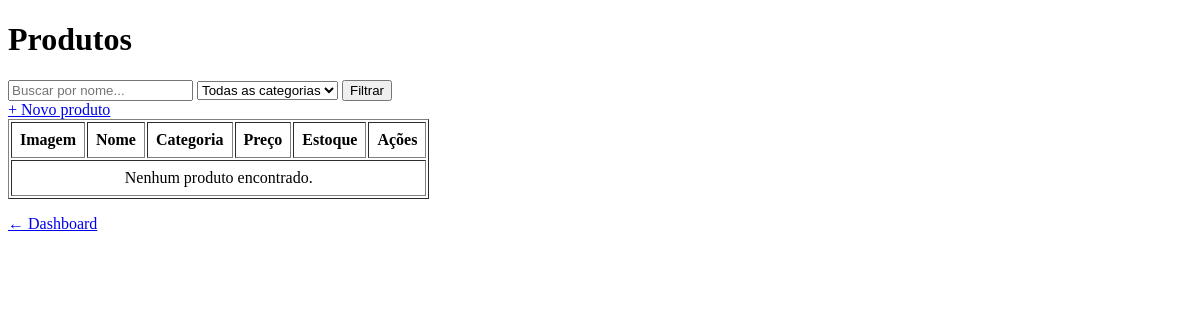
The app's page /produtos/ (signed in), older data.
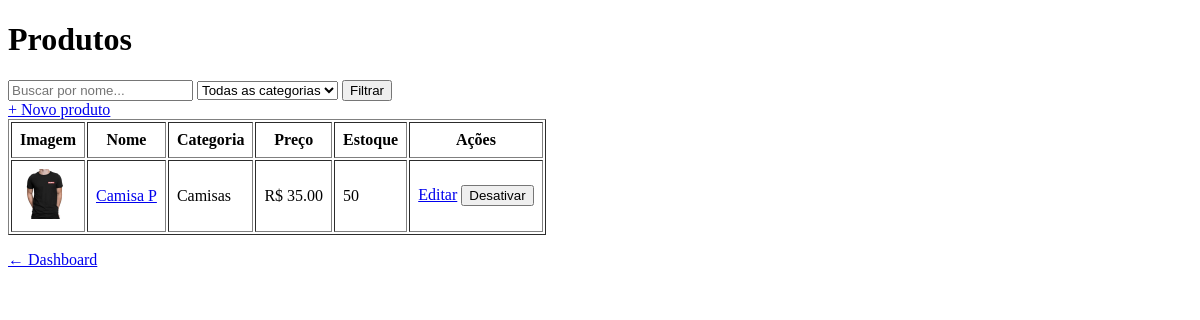
The same page, newer data.
### app/models/produto.py (models this page shows, shortened)
class Produto(Base):
    __tablename__ = "produtos"
    id = Column(Integer, primary_key=True, autoincrement=True, index=True)
    nome = Column(String(150), nullable=False, index=True)
    preco = Column(Float, nullable=False, default=0.0)
    estoque_atual = Column(Integer, nullable=False, default=0)
    ativo = Column(Boolean, default=True)
    imagem_path = Column(String(255), nullable=True)
    categoria_id = Column(Integer, ForeignKey("categorias.id", ondelete="SET NULL"), nullable=True )
    categoria = relationship("Categoria", back_populates="produtos")

### app/models/categoria.py (models this page shows)
class Categoria(Base):
    __tablename__ = "categorias"
    id = Column(Integer, primary_key=True, autoincrement=True, index=True)
    nome = Column(String(100), nullable=False, unique=True)
    ativo = Column(Boolean, default=True)
    produtos = relationship("Produto", back_populates="categoria", lazy="select")

### app/controllers/produto_controller.py (the view)
@router.get("/")
def listar_produtos(
    request: Request,
    busca: str = "",
    categoria_id: int = 0,       # 0 = todas as categorias
    db: Session = Depends(get_db),
    usuario = Depends(get_usuario_logado)
):
    query = db.query(Produto).filter(Produto.ativo == True)
    if busca:
        query = query.filter(Produto.nome.ilike(f"%{busca}%"))
    if categoria_id:
        query = query.filter(Produto.categoria_id == categoria_id)
    produtos    = query.order_by(Produto.nome).all()
    categorias  = db.query(Categoria).filter(Categoria.ativo == True).all()
    return templates.TemplateResponse(
        request,
        "produtos/index.html",
        {
            "request":      request,
            "usuario":      usuario,
            "produtos":     produtos,
            "categorias":   categorias,
            "busca":        busca,
            "categoria_id": categoria_id,
        }
    )

### app/templates/produtos/index.html (shortened to what this page needs)
<!DOCTYPE html>
<html lang="pt-br">
<head>
</head>
<body>
    <h1>Produtos</h1>
    <form method="get" action="/produtos">
        <input  type="text"
                name="busca"
                placeholder="Buscar por nome..."
                value="{{ busca }}">
        <select name="categoria_id">
            <option value="0">Todas as categorias</option>
        </select>
        <button type="submit">Filtrar</button>
    </form>
    {% if usuario.role == 'admin' %}
        <a href="/produtos/novo">+ Novo produto</a>
    {% endif %}
    <table border="1" cellpadding="8">
        <thead>
            <tr>
                <th>Imagem</th>
                <th>Nome</th>
                <th>Categoria</th>
                <th>Preço</th>
                <th>Estoque</th>
                <th>Ações</th>
            </tr>
        </thead>
        <tbody>
            {% for p in produtos %}
            <tr>
                <td>
                    <img src="{{ p.imagem_url }}"
                         alt="{{ p.nome }}"
                         width="50" height="50"
                         style="object-fit:cover">
                </td>
                <td><a href="/produtos/{{ p.id }}">{{ p.nome }}</a></td>
                <td>{{ p.categoria.nome if p.categoria else "—" }}</td>
                <td>R$ {{ "%.2f"|format(p.preco) }}</td>
                <td>{{ p.estoque_atual }}</td>
                <td>
                    {% if usuario.role == 'admin' %}
                        <a href="/produtos/{{ p.id }}/editar">Editar</a>
                        <form action="/produtos/{{ p.id }}/desativar"
                              method="post"
                              style="display:inline"
                              onsubmit="return confirm('Desativar {{ p.nome }}?')">
                            <button type="submit">Desativar</button>
                        </form>
                    {% endif %}
                </td>
            </tr>
            {% endfor %}
            {% if not produtos %}
            <tr>
                <td colspan="6" style="text-align:center">
                    Nenhum produto encontrado.
                </td>
            </tr>
            {% endif %}
        </tbody>
    </table>
    <p><a href="/">← Dashboard</a></p>
</body>
</html>

Row changes from the older to the newer data that the page shows:
added Produto: imagem_url (picture), nome "Camisa P", categoria "Camisas", preco "35.00", estoque_atual "50"
Text that changed along with them:
text no longer shown: "Nenhum produto encontrado."
